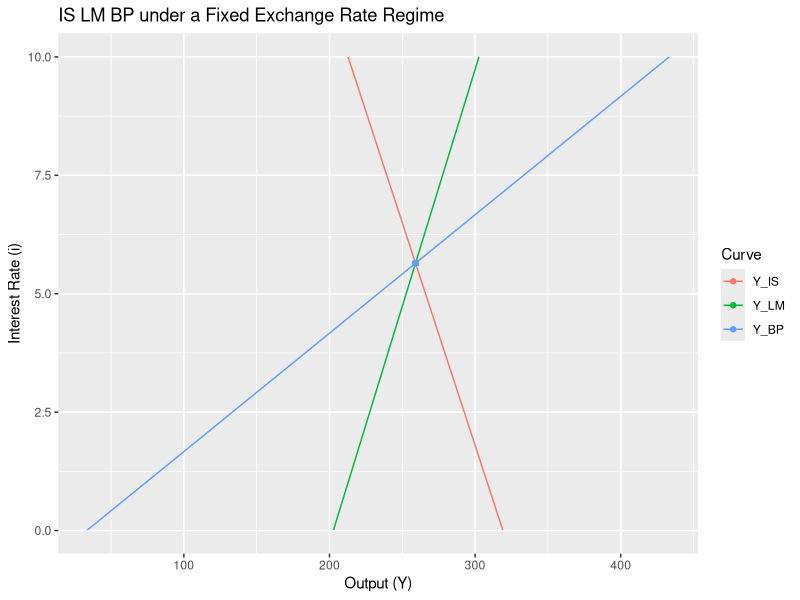
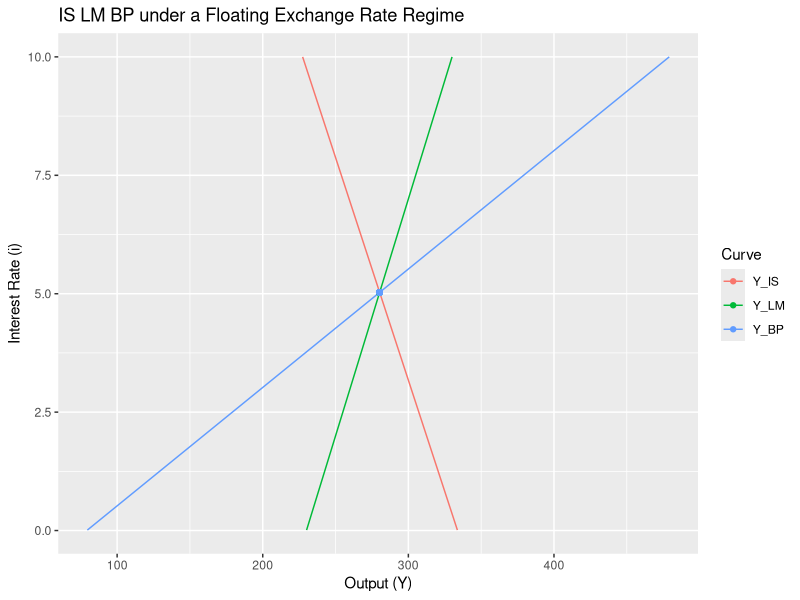

Generate these figures, in order, with R:
## ---- chunk 1
knitr::opts_chunk$set(echo = TRUE)
library("reshape2")
library("ggplot2")
## ---- chunk 2
a_0 <- 80 # autonomous consumption
a_1 <- 0.8 # marginal propensity to consume
i_0 <- 25 # autonomous private investment
i_1 <- -5 # marginal propensity to invest
g_0 <- 40 # government expenditure
x_0 <- 25 # autonomous level of exports
m_0 <- 20 # autonomous level of imports
m_1 <- 0.15 # marginal propensity to import
t_rate <- 0.15 # Tax rate
c_1 <- (a_0+i_0+g_0+x_0-m_0) # autonomous values
c_2 <- (1-a_1*(1-t_rate)+m_1) # marginal values
l_1 <- 0.5 # liquidity function for motive 1
l_2 <- -5 # liquidity function for motive 2
k_prm <- 6 # increase in financial account (function of the interest rate)
## ---- chunk 3
int_rate_calc <- (((x_0-m_0)/m_1)-(c_1/c_2))/((i_1/c_2)-(k_prm/m_1))
y_calc <- ((x_0-m_0)/m_1)+(k_prm*int_rate_calc/m_1)
m_no_bar <- l_1*y_calc+l_2*int_rate_calc
## ---- chunk 4
print("Interest rate:")
int_rate_calc
print("Output:")
y_calc
print("Money Supply:")
m_no_bar
## ---- chunk 5
obs <- c(seq(1,1000,by=1))
IS_LM_BP <- data.frame(obs)
head(IS_LM_BP)
## ---- chunk 6
#Generate Data
IS_LM_BP["int_rate_s"] <- IS_LM_BP["obs"]/100
IS_LM_BP["Y_IS"] <- (c_1/c_2)+(i_1*IS_LM_BP["int_rate_s"]/c_2)
IS_LM_BP["Y_LM"] <- (m_no_bar/l_1)-(l_2*IS_LM_BP["int_rate_s"]/l_1)
IS_LM_BP["Y_BP"] <- ((x_0-m_0)/m_1)+(k_prm*IS_LM_BP["int_rate_s"]/m_1)

#Drop obs cols
IS_LM_BP <- IS_LM_BP[-c(1)]
head(IS_LM_BP)
## ---- chunk 7
y_is = (c_1/c_2)+(i_1*int_rate_calc/c_2)
y_lm = (m_no_bar/l_1)-(l_2*int_rate_calc/l_1)
y_bp = ((x_0-m_0)/m_1)+(k_prm*int_rate_calc/m_1)
## ---- chunk 8
print("Equilibrium level of output from the IS curve:")
y_is

print("Equilibrium level of output from the LM curve")
y_lm

print("Equilibrium level of output from the BP curve")
y_bp
## ---- chunk 9
#Before reshape
head(IS_LM_BP)

#reshapea and rename df 
df <- melt(IS_LM_BP, id="int_rate_s")

#after reshape
head(df,10)
## ---- chunk 10
#plot IS LM BP
ggplot(data=df, aes(x=value,y=int_rate_s, color=variable))+
  geom_line() +
  geom_point(x=y_is,y=int_rate_calc) +
  labs(title="IS LM BP under a Fixed Exchange Rate Regime",x="Output (Y)",y="Interest Rate (i)",colour="Curve")
## ---- chunk 11
a_0 <- 80 # autonomous consumption
a_1 <- 0.8 # marginal propensity to consume
i_0 <- 25 # autonomous private investment
i_1 <- -5 # marginal propensity to invest
g_0 <- 40 # government expenditure
x_0 <- 25 # autonomous level of exports
m_0 <- 20 # autonomous level of imports
m_1 <- 0.15 # marginal propensity to import
t_rate <- 0.15 # Tax rate
c_1 <- (a_0+i_0+g_0+x_0-m_0) # autonomous values
c_2 <- (1-a_1*(1-t_rate)+m_1) # marginal values
l_1 <- 0.5 # liquidity function for motive 1
l_2 <- -5 # liquidity function for motive 2
k_prm <- 6 # increase in financail account (function of the interest rate)

# Additional Variables Required
x_1 <- 0.4 # marginal propensity to export
m_2 <- 0.15 # marginal propensity to import
m_bar <- 115  # money supply
c_3 <- (l_2*(m_2-c_2)-l_1*(i_1-k_prm)) #marginal values using exports and imports
## ---- chunk 12
int_rate_calc <-(m_bar*(m_2-c_2)-l_1*((x_0-m_0)-c_1))/c_3
y_calc <- (m_bar/l_1)-(l_2*int_rate_calc/l_1)
xr_calc <- (c_2*y_calc-c_1-i_1*int_rate_calc)/(x_1-m_1)
## ---- chunk 13
print("Interest rate:")
int_rate_calc
print("Output:")
y_calc
print("Exchange Rate:")
xr_calc
## ---- chunk 14
obs <- c(seq(1,1000,by=1))
IS_LM_BP <- data.frame(obs)
head(IS_LM_BP)
## ---- chunk 15
#Generate Data
IS_LM_BP["int_rate_s"] <- IS_LM_BP["obs"]/100
IS_LM_BP["Y_IS"] <- (c_1+xr_calc*(x_1-m_1)+i_1*IS_LM_BP["int_rate_s"])/c_2
IS_LM_BP["Y_LM"] <- (m_bar/l_1)-(l_2*IS_LM_BP["int_rate_s"]/l_1)
IS_LM_BP["Y_BP"] <- ((x_0-m_0)+xr_calc*(x_1-m_1)+k_prm*IS_LM_BP["int_rate_s"])/m_2

#Drop obs cols
IS_LM_BP <- IS_LM_BP[-c(1)]
head(IS_LM_BP)
## ---- chunk 16
y_is = (c_1+xr_calc*(x_1-m_1)+i_1*int_rate_calc)/c_2
y_lm = (m_bar/l_1)-(l_2*int_rate_calc/l_1)
y_bp = ((x_0-m_0)+xr_calc*(x_1-m_1)+k_prm*int_rate_calc)/m_2
## ---- chunk 17
# Equilibrium interest rate, aggregate output and money supply
print("Equilibrium level of output from the IS curve:")
y_is

print("Equilibrium level of output from the LM curve")
y_lm

print("Equilibrium level of output from the BP curve")
y_bp

## ---- chunk 18
#reshapea and rename df 
df <- melt(IS_LM_BP, id="int_rate_s")
## ---- chunk 19
#plot IS LM BP
ggplot(data=df, aes(x=value,y=int_rate_s, color=variable))+
  geom_line() +
  geom_point(x=y_is,y=int_rate_calc) +
  labs(title="IS LM BP under a Floating Exchange Rate Regime",x="Output (Y)",y="Interest Rate (i)",colour="Curve")
